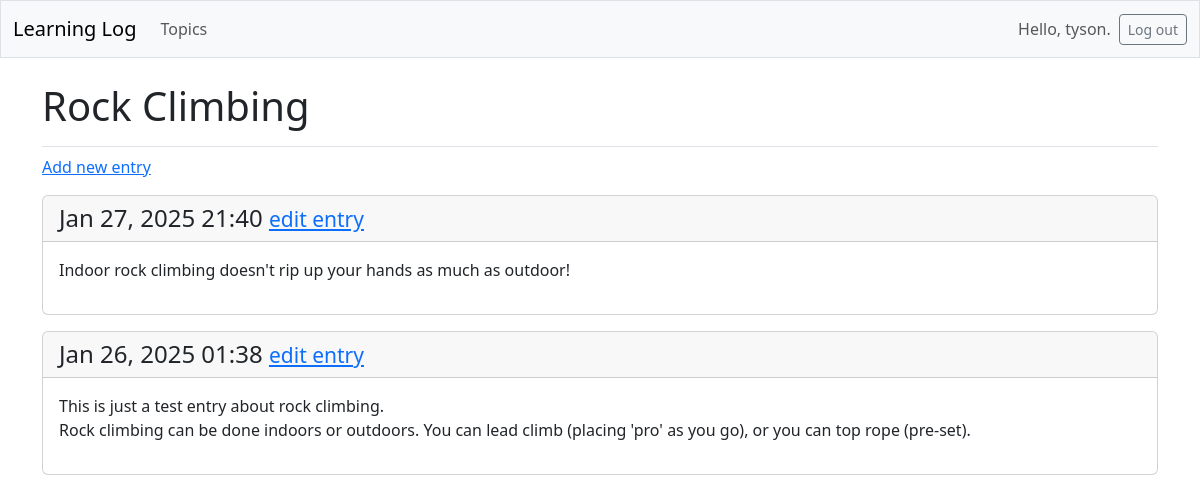
The page /topics/2/ (signed in) on the database its author committed.
### learning_logs/models.py (models this page shows, shortened)
class Topic(models.Model):
    text = models.CharField(max_length=200)
    date_added = models.DateTimeField(auto_now_add=True)
    owner = models.ForeignKey(User, on_delete=models.CASCADE)

class Entry(models.Model):
    topic = models.ForeignKey(Topic, on_delete=models.CASCADE)
    text = models.TextField()
    date_added = models.DateTimeField(auto_now_add=True)
    class Meta:
        verbose_name_plural = 'entries'

### learning_logs/views.py (the view)
# urls.py: path('topics/<int:topic_id>/', views.topic, name='topic'),
@login_required
def topic(request, topic_id):
    topic = Topic.objects.get(id=topic_id)
    if topic.owner != request.user:
        raise Http404
    entries = topic.entry_set.order_by('-date_added')
    context = {'topic': topic, 'entries': entries}
    return render(request, 'learning_logs/topic.html', context)

### learning_logs/templates/learning_logs/topic.html
{% extends 'learning_logs/base.html' %}
{% block page_header %}
  <h1>{{ topic.text }}</h1>
{% endblock page_header %}
{% block content %}
  <p>
    <a href="{% url 'learning_logs:new_entry' topic.id %}">Add new entry</a>
  </p>
  {% for entry in entries %}
    <div class="card mb-3">
      <h4 class="card-header">
        {{ entry.date_added|date:'M d, Y H:i' }}
        <small><a href="{% url 'learning_logs:edit_entry' entry.id %}">
          edit entry</a></small>
      </h4>
      <div class="card-body">{{ entry.text|linebreaks }}</div>
    </div>
  {% empty %}
    <p>There are no entries for this topic yet.</p>
  {% endfor %}
{% endblock content %}

### learning_logs/templates/learning_logs/base.html (shortened to what this page needs)
<!doctype html>
<html lang="en">
<head>
  {% load django_bootstrap5 %}
  {% bootstrap_css %}
</head>
<body>
  <nav class="navbar navbar-expand-md navbar-light bg-light mb-4 border">
    <div class="container-fluid">
      <a class="navbar-brand" href="{% url 'learning_logs:index' %}">
          Learning Log</a>
      <div class="collapse navbar-collapse" id="navbarCollapse">
        <ul class="navbar-nav me-auto mb-2 mb-md-0">
          <li class="nav-item">
            <a class="nav-link" href="{% url 'learning_logs:topics' %}">
              Topics</a></li>
        </ul>
        <ul class="navbar-nav ms-auto mb-2 mb-md-0">
          {% if user.is_authenticated %}
            <li class="nav-item">
              <span class="navbar-text me-2">Hello, {{ user.username }}.
                </span></li>
          {% endif %}
        </ul>
        {% if user.is_authenticated %}
          <form action="{% url 'accounts:logout' %}" method='post'>
            <button name='submit' class='btn btn-outline-secondary btn-sm'>
              Log out</button>
          </form>
        {% endif %}
      </div>
    </div>
  </nav>
  <main class="container">
    <div class="pb-2 mb-2 border-bottom">
      {% block page_header %}{% endblock page_header %}
    </div>
    <div>
      {% block content %}{% endblock content %}
    </div>
  </main>
</body>
</html>

### rows shown on the page
Topic: text "Rock Climbing"
Entry: date_added "Jan 27, 2025 21:40", text "Indoor rock climbing doesn't rip up your hands as much as outdoor!"
Entry: date_added "Jan 26, 2025 01:38", text "This is just a test entry about rock climbing. Rock climbing can be done indoors or outdoors. You can lead climb (placing 'pro' as you go), or you can top rope (pre-set)."

### other values the page prints
{{ user.username }} "tyson"
